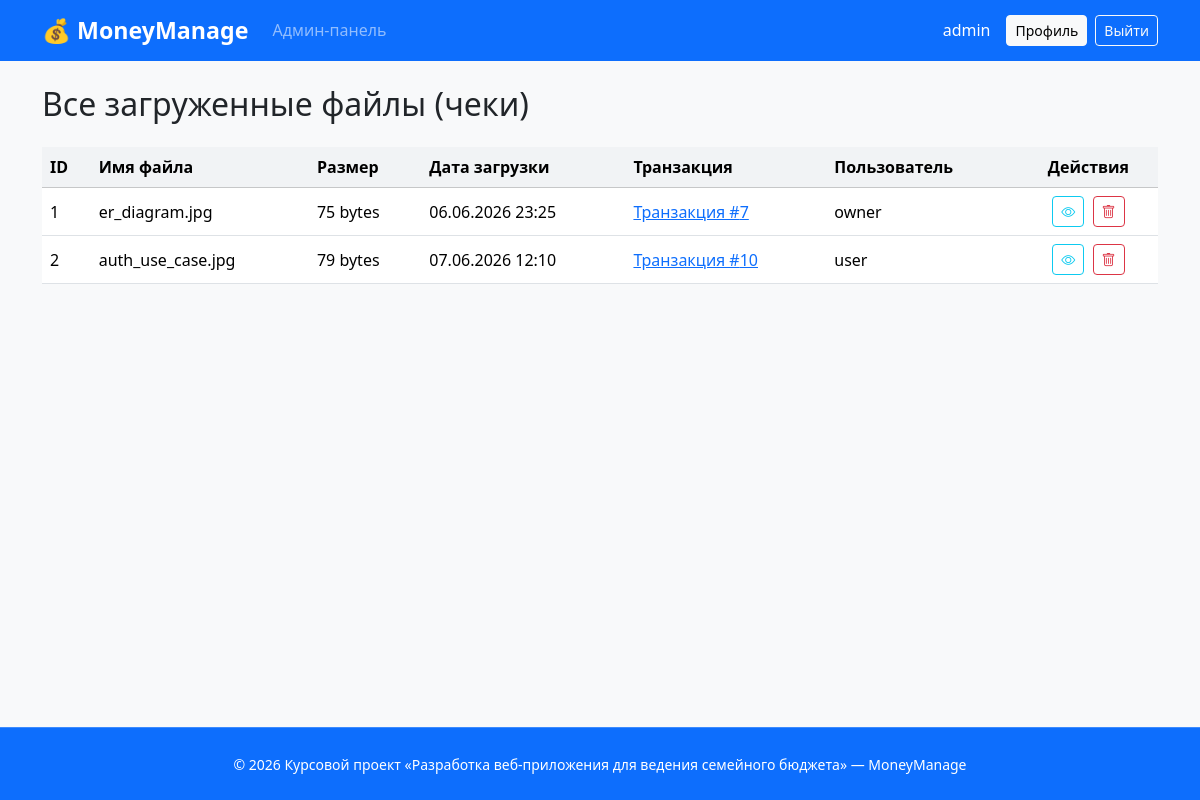
The app's page /admin/view_all_files (signed in) with its own data.
### project/models.py (models this page shows, shortened)
class User(UserMixin, db.Model):
    __tablename__ = 'user'
    id = db.Column(db.Integer, primary_key=True)
    username = db.Column(db.String(50), unique=True, nullable=False)
    email = db.Column(db.String(100), unique=True, nullable=False)
    password_hash = db.Column(db.String(255), nullable=False)
    role = db.Column(db.String(20), nullable=False, default='member')
    family_id = db.Column(db.Integer, db.ForeignKey('family.id'), nullable=True)
    created_at = db.Column(db.DateTime, default=datetime.utcnow)
    family = db.relationship('Family', back_populates='users')
    transactions = db.relationship('Transaction', back_populates='user', lazy=True, order_by="Transaction.date.desc()")
    user_budgets = db.relationship('UserBudget', back_populates='user', lazy=True)

class Receipt(db.Model):
    __tablename__ = 'receipt'
    id = db.Column(db.Integer, primary_key=True)
    transaction_id = db.Column(db.Integer, db.ForeignKey('transaction.id'), unique=True, nullable=False)
    filename = db.Column(db.String(255), nullable=False)
    filepath = db.Column(db.String(500), nullable=False)
    uploaded_at = db.Column(db.DateTime, default=datetime.utcnow)
    transaction = db.relationship('Transaction', back_populates='receipt')

class Transaction(db.Model):
    __tablename__ = 'transaction'
    id = db.Column(db.Integer, primary_key=True)
    user_id = db.Column(db.Integer, db.ForeignKey('user.id'), nullable=False)
    category_id = db.Column(db.Integer, db.ForeignKey('category.id'), nullable=False)
    amount = db.Column(db.Numeric(10, 2), nullable=False)
    date = db.Column(db.Date, nullable=False, default=datetime.utcnow)
    description = db.Column(db.Text, nullable=True)
    user = db.relationship('User', back_populates='transactions')
    category = db.relationship('Category', back_populates='transactions')
    receipt = db.relationship('Receipt', uselist=False, back_populates='transaction', lazy=True)

### project/admin.py (the view)
@admin_bp.route('/view_all_files')
@login_required
def view_all_files():
    if current_user.role != 'admin':
        flash('Доступ запрещен', 'danger')
        return redirect(url_for('main.index'))
    receipts = Receipt.query.all()
    return render_template('admin/all_files.html', receipts=receipts)

### project/models.py (called while the page is built)
@login_manager.user_loader
def load_user(user_id):
    return User.query.get(int(user_id))

### templates/admin/all_files.html (shortened to what this page needs)
{% extends "base.html" %}
{% block content %}
<h2 class="mb-4">Все загруженные файлы (чеки)</h2>
<div class="table-responsive">
    <table class="table table-hover align-middle">
        <thead class="table-light">
            <tr>
                <th>ID</th>
                <th>Имя файла</th>
                <th>Размер</th>
                <th>Дата загрузки</th>
                <th>Транзакция</th>
                <th>Пользователь</th>
                <th class="text-center">Действия</th>
            </tr>
        </thead>
        <tbody>
            {% for receipt in receipts %}
            <tr>
                <td>{{ receipt.id }}</td>
                <td>{{ receipt.filename }}</td>
                <td>
                    {% set size = [0] %}
                    {% if receipt.filepath and receipt.filepath|length > 0 %}
                        {% if receipt.filepath|length > 0 %}
                            {{ (receipt.filepath|length) }} bytes
                        {% else %}
                            —
                        {% endif %}
                    {% else %}
                        —
                    {% endif %}
                </td>
                <td>{{ receipt.uploaded_at.strftime('%d.%m.%Y %H:%M') if receipt.uploaded_at else '—' }}</td>
                <td>
                    <a href="{{ url_for('admin.view_all_transactions') }}?transaction_id={{ receipt.transaction.id }}">
                        Транзакция #{{ receipt.transaction.id }}
                    </a>
                </td>
                <td>{{ receipt.transaction.user.username }}</td>
                <td class="text-center">
                    <button class="btn btn-sm btn-outline-info me-1" onclick="viewFile({{ receipt.id }})">
                        <i class="bi bi-eye"></i>
                    </button>
                    <button class="btn btn-sm btn-outline-danger" onclick="deleteFile({{ receipt.id }})">
                        <i class="bi bi-trash"></i>
                    </button>
                </td>
            </tr>
            {% endfor %}
        </tbody>
    </table>
</div>
{% endblock %}

### templates/base.html (shortened to what this page needs)
<!DOCTYPE html>
<html lang="ru">
<head>
    <link href="https://cdn.jsdelivr.net/npm/bootstrap@5.3.3/dist/css/bootstrap.min.css" rel="stylesheet">
    <link href="{{ url_for('static', filename='css/style.css') }}" rel="stylesheet">
    <link rel="stylesheet" href="https://cdn.jsdelivr.net/npm/bootstrap-icons@1.11.3/font/bootstrap-icons.min.css">
</head>
<body class="d-flex flex-column min-vh-100">
    <nav class="navbar navbar-expand-lg navbar-dark bg-primary">
        <div class="container">
            <a class="navbar-brand fw-bold" href="{{ url_for('main.index') }}">💰 MoneyManage</a>
            <div class="collapse navbar-collapse" id="navbarNav">
                <ul class="navbar-nav me-auto">
                    {% if current_user.is_authenticated %}
                        {% if current_user.role == 'owner' %}
                            <li class="nav-item"><a class="nav-link {% if request.endpoint == 'main.owner_dashboard' %}active{% endif %}" href="{{ url_for('main.owner_dashboard') }}">Главная</a></li>
                            <li class="nav-item"><a class="nav-link {% if request.endpoint == 'main.transactions' %}active{% endif %}" href="{{ url_for('main.transactions') }}">Транзакции</a></li>
                            <li class="nav-item"><a class="nav-link {% if request.endpoint == 'main.categories' %}active{% endif %}" href="{{ url_for('main.categories') }}">Категории</a></li>
                            <li class="nav-item"><a class="nav-link {% if request.endpoint == 'main.members' %}active{% endif %}" href="{{ url_for('main.members') }}">Участники</a></li>
                        {% elif current_user.role == 'admin' %}
                            <li class="nav-item"><a class="nav-link {% if request.endpoint == 'admin.admin_dashboard' %}active{% endif %}" href="{{ url_for('admin.admin_dashboard') }}">Админ-панель</a></li>
                        {% endif %}
                    {% endif %}
                </ul>
                {% if current_user.is_authenticated %}
                <div class="d-flex align-items-center">
                    <span class="text-white me-3">{{ current_user.username }}</span>
                    <a href="{{ url_for('main.profile') }}" class="btn btn-light btn-sm me-2">Профиль</a>
                    <a href="{{ url_for('auth.logout') }}" class="btn btn-outline-light btn-sm">Выйти</a>
                </div>
                {% else %}
                <div class="d-flex align-items-center">
                    <a href="{{ url_for('auth.login') }}" class="btn btn-outline-light btn-sm">Вход</a>
                    <a href="{{ url_for('auth.register') }}" class="btn btn-light btn-sm ms-2">Регистрация</a>
                </div>
                {% endif %}
            </div>
        </div>
    </nav>
    <main class="flex-shrink-0">
        <div class="container mt-4">
            {% block content %}{% endblock %}
        </div>
    </main>
    <footer class="mt-auto bg-primary text-white py-4">
        <div class="container text-center">
            <small>© 2026 Курсовой проект «Разработка веб-приложения для ведения семейного бюджета» — MoneyManage</small>
        </div>
    </footer>
</body>
</html>

### static/css/style.css (style rules this page uses)
body { background-color: #f8f9fa; }
.table th { background-color: #f1f3f5; }
.navbar-brand { font-size: 1.45rem; }
footer { border-top: 1px solid rgba(255,255,255,0.2); }

### records on screen
User: username "admin"
Receipt: id "1", filename "er_diagram.jpg", filepath "75", uploaded_at "06.06.2026 23:25", transaction.id "7", transaction.user.username "owner"
Receipt: id "2", filename "auth_use_case.jpg", filepath "79", uploaded_at "07.06.2026 12:10", transaction.id "10", transaction.user.username "user"
